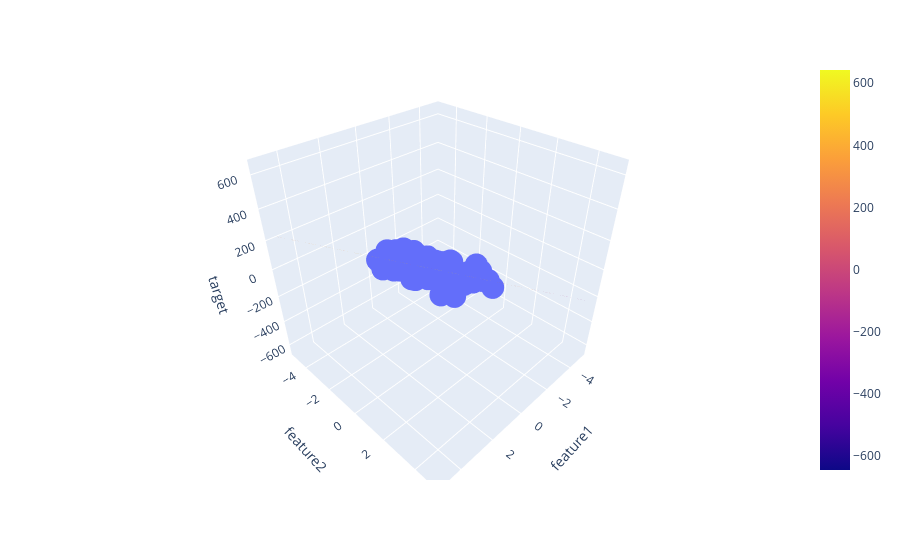

Notebook source saved alongside this figure:
### Code cell
fig = px.scatter_3d(df, x='feature1', y='feature2', z='target')
fig.add_trace(go.Surface(x = x, y = y, z =z ))
fig.show()
